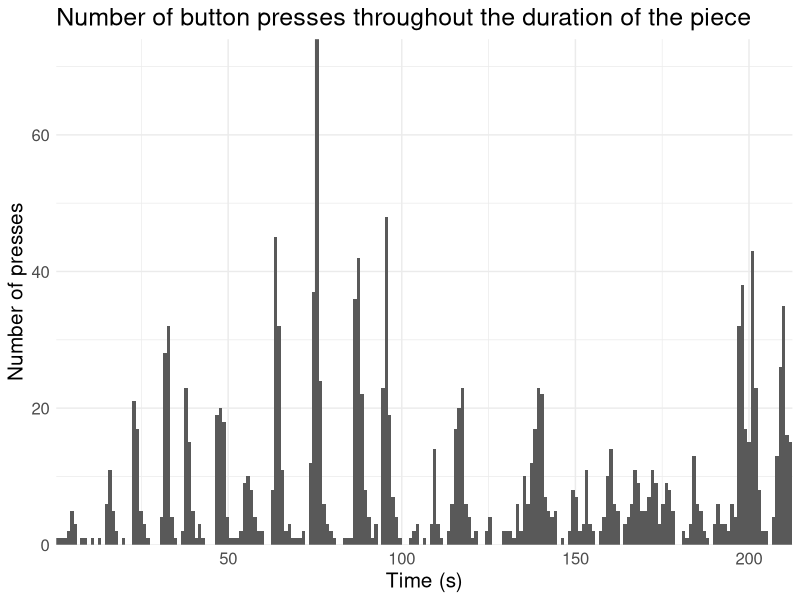
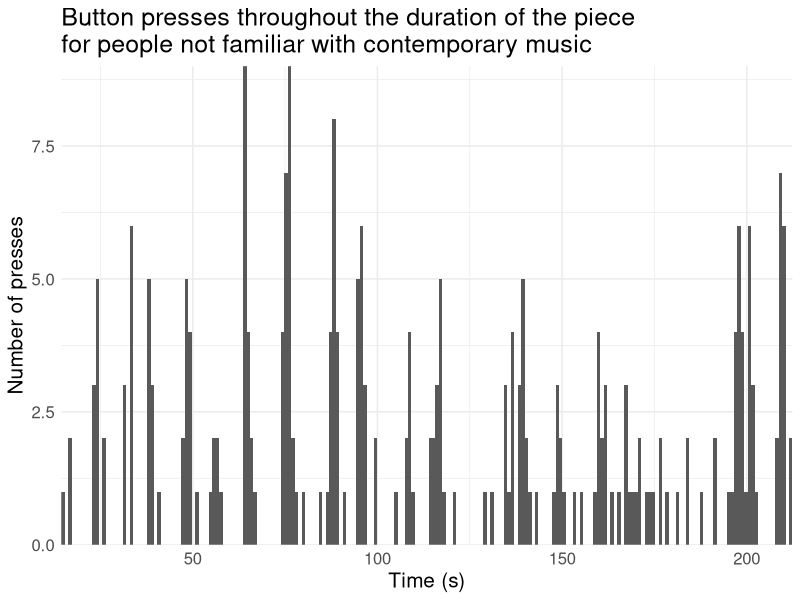
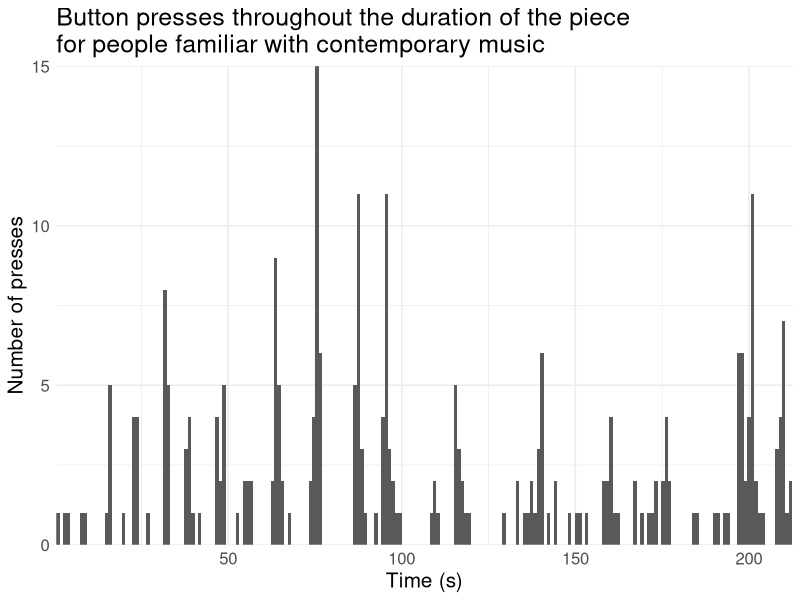

Reproduce these figures in R, in order. (Note: this script raises an error after producing the figures.)
library(tidyverse)
library(readxl)

raw_data <- read_excel("raw_data/raw_data.xlsx") 

raw_data <- raw_data %>% 
  select(randomId, musicTraining, post_familiar, c("...37":"...58")) 

names_list <- NULL
for (i in 1:21) {
  names_list <- c(names_list, paste0("point_",i))
}

colnames(raw_data) <- c("ID", "music_training", "post_familiar", "start", names_list)

# recode 10+ as 11
raw_data <- raw_data %>%
  mutate(music_training = recode(music_training, "10+" = "11"))

tidy_data <- raw_data %>% 
  repair_names() %>% 
  separate("start", into = c("start_time", NA), sep = ";;") %>%
  mutate(start_time = as.integer(start_time)) %>%
  gather(key = "point", value = "value", names_list)

# remove error presses, presses beyond the end of the performance, baseline for
# start time, remove the string ";;finish" indicating last button press and 
# remove mispresses after the end of the piece
tidy_data_filtered <- tidy_data %>%
  filter(!str_detect(value, "error")) %>%
  mutate_all(~gsub(";;finish", "", .)) %>%
  mutate(start_time = as.integer(start_time)) %>%
  mutate(value = as.integer(as.integer(value) - start_time)) %>%
  mutate(time = as.integer(as.integer(value)/1000)) %>%
  filter(time < 5e+02)

# Plot first histogram 
tidy_data_filtered %>%
  filter(time < 213) %>%
  ggplot(aes(x = time)) +
  geom_histogram(bins = 213) +
  labs(title = "Number of button presses throughout the duration of the piece",
       x = "Time (s)", 
       y = "Number of presses") +
  theme_minimal() +
  theme(text = element_text(size = 15)) +
  scale_x_continuous(expand = c(0, 0)) + 
  scale_y_continuous(expand = c(0, 0))

tidy_data$music_training <- as.integer(tidy_data$music_training)
tidy_data_filtered$music_training <- as.integer(tidy_data_filtered$music_training)

# rename post_familiar as unfamiliar if 1,2,3 and familiar if 5,6,7
tidy_data_filtered %>%
  filter(!is.na(post_familiar)) %>%
  mutate(post_familiar = as.integer(post_familiar)) %>%
  mutate(post_familiar = as_factor(ifelse(post_familiar < 4, "not_familiar", "familiar"))) %>%
  filter(time < 213) %>%
  group_by(post_familiar, time) %>%
  count() %>%
  arrange(-n)

# Plot button press for people not familiar with contemporary music
tidy_data_filtered %>%
  filter(!is.na(post_familiar)) %>%
  mutate(post_familiar = as.integer(post_familiar)) %>%
  mutate(post_familiar = as_factor(ifelse(post_familiar < 4, "not_familiar", "familiar"))) %>%
  filter(time < 213) %>%
  filter(post_familiar == "not_familiar") %>%
  ggplot(aes(x = time)) +
  geom_histogram(bins = 213) +
  labs(title = "Button presses throughout the duration of the piece\nfor people not familiar with contemporary music",
       x = "Time (s)", 
       y = "Number of presses") +
  theme_minimal() +
  theme(text = element_text(size = 15)) +
  scale_x_continuous(expand = c(0, 0)) + 
  scale_y_continuous(expand = c(0, 0)) 

# Plot button press for people  familiar with contemporary music
tidy_data_filtered %>%
  filter(!is.na(post_familiar)) %>%
  mutate(post_familiar = as.integer(post_familiar)) %>%
  mutate(post_familiar = as_factor(ifelse(post_familiar < 4, "not_familiar", "familiar"))) %>%
  filter(time < 213) %>%
  filter(post_familiar == "familiar") %>%
  ggplot(aes(x = time)) +
  geom_histogram(bins = 213) +
  labs(title = "Button presses throughout the duration of the piece\nfor people familiar with contemporary music",
       x = "Time (s)", 
       y = "Number of presses") +
  theme_minimal() +
  theme(text = element_text(size = 15)) +
  scale_x_continuous(expand = c(0, 0)) + 
  scale_y_continuous(expand = c(0, 0)) 

# Top tap points
tidy_data_filtered %>%
  filter(!is.na(post_familiar)) %>%
  mutate(post_familiar = as.integer(post_familiar)) %>%
  mutate(post_familiar = as_factor(ifelse(post_familiar < 4, "not_familiar", "familiar"))) %>%
  filter(time < 213) %>%
  group_by(time, post_familiar) %>%
  tally() %>%
  arrange(- n)

# create long data frame based on 9 segments
ID <- unique(tidy_data_filtered$ID)

seg <- c("Seg1", "Seg2", "Seg3", "Seg4", "Seg5", "Seg6", "Seg7", "Seg8", "Seg9",
         "Seg10", "Seg11", "Seg12", "Seg13", "Seg14", "Seg15", "Seg16", "Seg17",
         "Seg18", "Seg19", "Seg20", "Seg21")

my_df <- expand_grid(ID, seg)

#my_df$press <- NA

music_data <- tidy_data_filtered %>%
  select(c(ID, music_training)) %>%
  distinct(ID, .keep_all = TRUE)
  
my_df <- left_join(my_df, music_data , by = "ID")

# name segments so the are of the range segment change +2 second

tidy_data_filtered$seg <- "0"
tidy_data_filtered[tidy_data_filtered$time > 7.10 & tidy_data_filtered$time < 9.12,]$seg <- "Seg1"
tidy_data_filtered[tidy_data_filtered$time > 13.97 & tidy_data_filtered$time < 15.99,]$seg <- "Seg2"
tidy_data_filtered[tidy_data_filtered$time > 15.69 & tidy_data_filtered$time < 17.71,]$seg <- "Seg3"
tidy_data_filtered[tidy_data_filtered$time > 22.86 & tidy_data_filtered$time < 24.88,]$seg <- "Seg4"
tidy_data_filtered[tidy_data_filtered$time > 23.845 & tidy_data_filtered$time < 25.865,]$seg <- "Seg5"
tidy_data_filtered[tidy_data_filtered$time > 24.51 & tidy_data_filtered$time < 26.53,]$seg <- "Seg6"
tidy_data_filtered[tidy_data_filtered$time > 33.375 & tidy_data_filtered$time < 35.395,]$seg <- "Seg7"
tidy_data_filtered[tidy_data_filtered$time > 39.04 & tidy_data_filtered$time < 41.06,]$seg <- "Seg8"
tidy_data_filtered[tidy_data_filtered$time > 47.575 & tidy_data_filtered$time < 49.595,]$seg <- "Seg9"
tidy_data_filtered[tidy_data_filtered$time > 55.665 & tidy_data_filtered$time < 57.685,]$seg <- "Seg10"
tidy_data_filtered[tidy_data_filtered$time > 65.285 & tidy_data_filtered$time < 67.305,]$seg <- "Seg11"
tidy_data_filtered[tidy_data_filtered$time > 76.5 & tidy_data_filtered$time < 78.52,]$seg <- "Seg12"
tidy_data_filtered[tidy_data_filtered$time > 88.475 & tidy_data_filtered$time < 90.495,]$seg <- "Seg13"
tidy_data_filtered[tidy_data_filtered$time > 96.995 & tidy_data_filtered$time < 98.015,]$seg <- "Seg14"
tidy_data_filtered[tidy_data_filtered$time > 114.905 & tidy_data_filtered$time < 116.925,]$seg <- "Seg15"
tidy_data_filtered[tidy_data_filtered$time > 116.435 & tidy_data_filtered$time < 118.455,]$seg <- "Seg16"
tidy_data_filtered[tidy_data_filtered$time > 123.72 & tidy_data_filtered$time < 125.74,]$seg <- "Seg17"
tidy_data_filtered[tidy_data_filtered$time > 130.915 & tidy_data_filtered$time < 132.935,]$seg <- "Seg18"
tidy_data_filtered[tidy_data_filtered$time > 142.16 & tidy_data_filtered$time < 144.18,]$seg <- "Seg19"
tidy_data_filtered[tidy_data_filtered$time > 170.365 & tidy_data_filtered$time < 172.385,]$seg <- "Seg20"
tidy_data_filtered[tidy_data_filtered$time > 177.655 & tidy_data_filtered$time < 179.675,]$seg <- "Seg21"

tidy_data_filtered$press <- 1

# Need to check whether more than one press in each segment for each participant - check
# total df size

tidy_data_filtered %>%
  filter(seg != 0) %>%
  group_by(seg, ID) %>%
  tally(press) 

joined_data <- left_join(my_df, select(tidy_data_filtered, 
                                       c("ID", "seg", "press")), by = c("ID", "seg")) 

joined_data[is.na(joined_data$press),]$press <- 0
joined_data$music_training <- as.integer(joined_data$music_training)

write_csv(joined_data, "tidied_data/music_training_plus2s.csv")

# Descriptives
tidy_data_filtered %>%
  filter(seg != 0) %>%
  group_by(seg) %>%
  tally(press) %>%
  arrange(-n) %>%
  top_n(10)
  
# By segment bar plot
joined_data %>%
  group_by(seg, press) %>%
  count() %>%
  filter(press == 1) %>%
  ungroup() %>%
  add_row(seg = "Seg1", press = 1, n = 0) %>%
  add_row(seg = "Seg2", press = 1, n = 0) %>%
  add_row(seg = "Seg4", press = 1, n = 0) %>%
  add_row(seg = "Seg17", press = 1, n = 0) %>%
  mutate(seg, seg = factor(seg, levels = c("Seg1", "Seg2", "Seg3", "Seg4", "Seg5", "Seg6", "Seg7", "Seg8", "Seg9",
                                      "Seg10", "Seg11", "Seg12", "Seg13", "Seg14", "Seg15", "Seg16", "Seg17",
                                      "Seg18", "Seg19", "Seg20", "Seg21"))) %>%
  ggplot(aes(x = seg, y = n)) +
  geom_bar(stat = "identity") +
  theme_minimal() +
  theme(axis.text.x = element_text(angle = 45, hjust = 1)) +
  theme(text = element_text(size = 15)) +
  labs(title = "Clicks per segment",
       x = "Segment Number", 
       y = "Number of Clicks")


